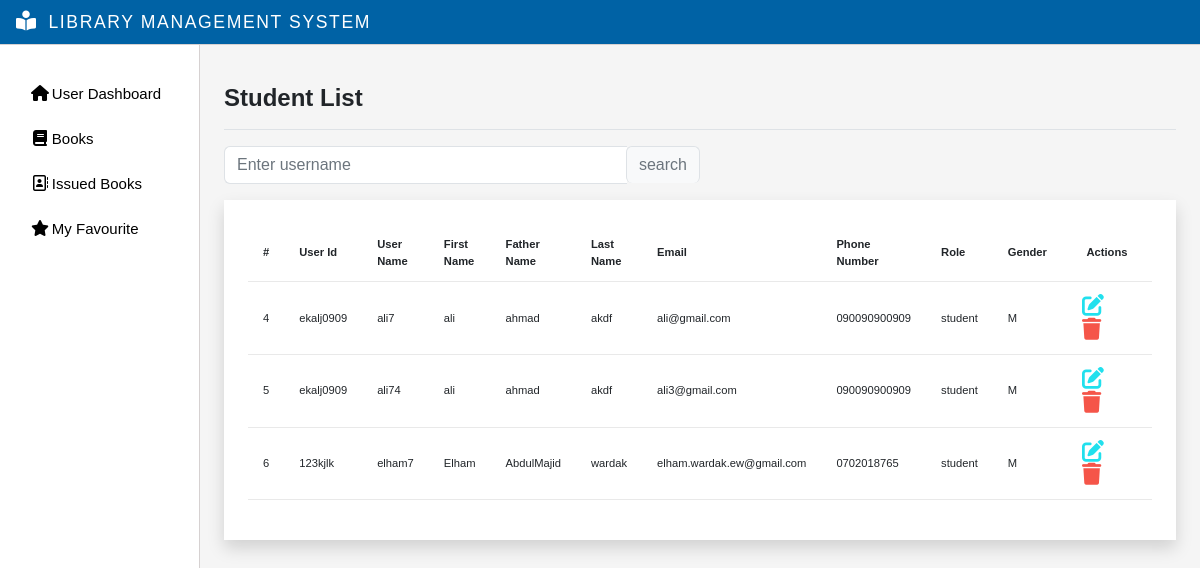
The page /studentlist/ on the database its author committed.
### myapp/models.py (models this page shows)
class CustomUser(AbstractUser):
    email = models.EmailField(max_length=255, unique=True)
    username = models.CharField(max_length=50, unique=True)
    first_name = models.CharField(null=True, blank=True, max_length=100)
    father_name= models.CharField(null=True, blank=True, max_length=100)
    last_name = models.CharField(null=True, blank=True, max_length=100)
    phone_number = models.CharField(max_length=16)
    user_id = models.CharField(max_length=50,null=True,blank=True)
    group = models.ForeignKey(Group, on_delete=models.CASCADE, default=2)
    gender = models.CharField(max_length=1,null=True,blank=True)
    USERNAME_FIELD = 'email'
    EMAIL_FIELD = 'email'
    REQUIRED_FIELDS = []
    objects = CutomUserManager()

### myapp/views.py (the view)
# urls.py: path('studentlist/',views.StudentList, name ="studentlist"),
def StudentList(request):
    users = CustomUser.objects.filter(group_id="2")
    context = {'users':users}
    return render(request,'studentlist.html', context)

### myapp/templates/studentlist.html (shortened to what this page needs)
{% extends 'main.html' %}
{% block title %}Student List{% endblock title %}
{% block content %}
<div  class="search-customization">
	<div class="mb-3 w-50">
	  <form id="searchForm" action="{% url 'users-management' %}" method="GET">
		<div class="input-group">
		  <input
			class="form-control border-end-0 border"
			type="search"
			placeholder="Enter username"
			id="example-search-input"
			name="search_user"
			value="{{search_user}}"
		  />
		  <span class="input-group-append">
			<input
			  class="btn btn-outline-secondary bg-light border-bottom-0 border ms-n5"
			  type="submit"
			  value="search"
			/>
		  </span>
		</div>
	  </form>
	</div>
</div>
<div class="p-4 shadow bg-white">
    <table class="table table-hover table-font-size">
        <thead>
            <tr>
                <th scope="col">#</th>
                <th scope="col">User Id</th>
                <th scope="col">User Name</th>
                <th scope="col">First Name</th>
                <th scope="col">Father Name</th>
                <th scope="col">Last Name</th>
                <th scope="col">Email</th>
                <th scope="col">Phone Number</th>
                <th scope="col">Role</th>
                <th scope="col">Gender</th>
                <th class="text-center">Actions</th>
            </tr>
        </thead>
        <tbody>
          {% if users %}
            {% for user in users %}
                <tr>
                    <td>{{user.id}}</td>
                    <td>{{user.user_id}}</td>
                    <td>{{user.username}}</td>
                    <td>{{user.first_name}}</td>
                    <td>{{user.father_name}}</td>
                    <td>{{user.last_name}}</td>
                    <td>{{user.email}}</td>
                    <td>{{user.phone_number}}</td>
                    <td>{{user.group}}</td>
                    <td>{{user.gender}}</td>
                    <td>
                        <a href="{% url 'update-user' user.id %}" class="edit" data-toggle="modal"><i class="fa-solid fa-pen-to-square"></i></a>
                        <a href="{% url 'delete-user' user.id %}" onclick="return confirm('Do you really want to delete this user?') ;" class="delete" id="deleteBttn" data-toggle="modal"><i class="fa-solid fa-trash"></i></a>
                    </td>
                </tr>
            {% endfor %}
            {% else %}
                <tr>
                  <td colspan="10">Empty</td>
                </tr>
            {% endif %}
        </tbody>
    </table>
</div>
<br>
{% endblock %}

### static/css/main.css (style rules this page uses)
body { color: #566787; background: #f5f5f5; font-family: 'Varela Round', sans-serif; }
table.table tr th, table.table tr td { border-color: #e9e9e9; padding: 12px 15px; vertical-align: middle; }
table.table tr th:last-child { width: 100px; }
table.table td:last-child i { opacity: 0.9; font-size: 22px; margin: 0 5px; }
table.table td a { font-weight: bold; color: #566787; display: inline-block; text-decoration: none; outline: none !important; }
table.table td a.edit { color: #FFC107; }
table.table td a.delete { color: #F44336; }
table.table td i { font-size: 19px; }
body { overflow-y:scroll; }

### static/css/style.css (style rules this page uses)
* { margin: 0; padding: 0; box-sizing: border-box; }
:root { --offconvas-width: 270px; --topNavbarHeight: 56px; }
.search-customization { display: flex; justify-content: space-between; }
.edit { color: rgb(9, 221, 236) !important; }
.table-font-size { font-size: 0.7rem !important; }

### rows shown on the page
CustomUser: id "4", user_id "ekalj0909", username "ali7", first_name "ali", father_name "ahmad", last_name "akdf", email "ali@gmail.com", phone_number "090090900909", group "student", gender "M"
CustomUser: id "5", user_id "ekalj0909", username "ali74", first_name "ali", father_name "ahmad", last_name "akdf", email "ali3@gmail.com", phone_number "090090900909", group "student", gender "M"
CustomUser: id "6", user_id "123kjlk", username "elham7", first_name "Elham", father_name "AbdulMajid", last_name "wardak", email "elham.wardak.ew@gmail.com", phone_number "0702018765", group "student", gender "M"
